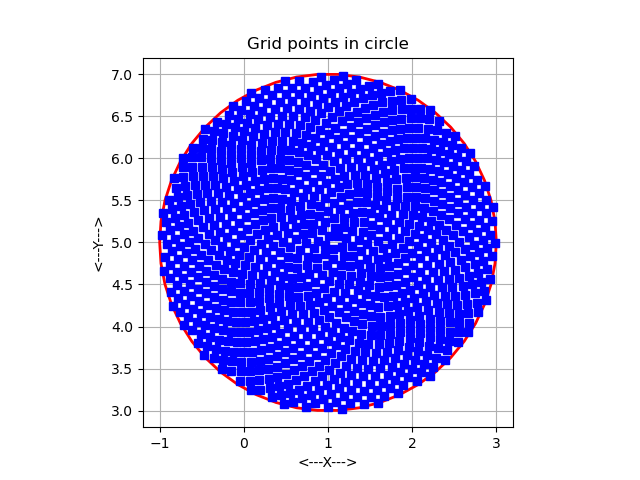

Source code (Python):
#! /usr/bin/env python3
#

import numpy as np
import matplotlib.pyplot as plt
import platform
import time
import sys
import os
import math
from mpl_toolkits.mplot3d import Axes3D
from sys import exit

sys.path.append(os.path.join("../"))
from base import plot2d, plotocc
from timestamp.timestamp import timestamp

from i4lib.i4vec_print import i4vec_print
from i4lib.i4mat_print import i4mat_print
from r8lib.r8vec_print import r8vec_print
from r8lib.r8mat_print import r8mat_print, r8mat_print_some
from r8lib.r8mat_write import r8mat_write
from r8lib.r8mat_transpose_write import r8mat_transpose_write
from r8lib.r82vec_print_part import r82vec_print_part

from grid.disk_grid_regular_count import disk_grid_regular_count
from grid.disk_grid_display import disk_grid_display

obj = plot2d()


def disk_grid_fibonacci(n, r, c):

    # *****************************************************************************80
    #
    # % DISK_GRID_FIBONACCI computes Fibonacci grid points inside a disk.
    #
    #  Licensing:
    #
    #    This code is distributed under the GNU LGPL license.
    #
    #  Modified:
    #
    #    07 April 2015
    #
    #  Author:
    #
    #    John Burkardt
    #
    #  Reference:
    #
    #    Richard Swinbank, James Purser,
    #    Fibonacci grids: A novel approach to global modelling,
    #    Quarterly Journal of the Royal Meteorological Society,
    #    Volume 132, Number 619, July 2006 Part B, pages 1769-1793.
    #
    #  Parameters:
    #
    #    Input, integer N, the number of points desired.
    #
    #    Input, real R, the radius of the disk.
    #
    #    Input, real C(2), the coordinates of the center of the disk.
    #
    #    Output, real CG(2,N), the grid points.
    #

    r0 = r / np.sqrt(float(n) - 0.5)
    phi = (1.0 + np.sqrt(5.0)) / 2.0

    gr = np.zeros(n)
    gt = np.zeros(n)
    for i in range(0, n):
        gr[i] = r0 * np.sqrt(i + 0.5)
        gt[i] = 2.0 * np.pi * float(i + 1) / phi

    cg = np.zeros((2, n))

    for i in range(0, n):
        cg[0, i] = c[0] + gr[i] * np.cos(gt[i])
        cg[1, i] = c[1] + gr[i] * np.sin(gt[i])

    return cg


def disk_grid_fibonacci_test():

    # *****************************************************************************80
    #
    # % DISK_GRID_FIBONACCI_TEST tests DISK_GRID_FIBONACCI.
    #
    #  Licensing:
    #
    #    This code is distributed under the GNU LGPL license.
    #
    #  Modified:
    #
    #    07 April 2015
    #
    #  Author:
    #
    #    John Burkardt
    #

    print('')
    print('DISK_GRID_FIBONACCI_TEST:')
    print('  Python version: %s' % (platform.python_version()))
    print('  DISK_GRID_FIBONACCI can define a grid of N points')

    n = 1000
    r = 2.0
    c = np.array([1.0, 5.0])

    print('')
    print('  We use N = %d' % (n))
    print('  Radius R = %g' % (r))
    print('  Center C = (%g,%g)' % (c[0], c[1]))

    ng = n
    cg = disk_grid_fibonacci(n, r, c)

    r82vec_print_part(n, cg, 20, '  Part of the grid point array:')

    #
    #  Write grid points to a file.
    #
    filename = 'disk_grid_fibonacci.xy'
    r8mat_transpose_write(filename, 2, ng, cg)

    print('')
    print('  Data written to the file "%s".' % (filename))
    #
    #  Plot the grid, and save the plot in a file.
    #
    filename = 'disk_grid_fibonacci.png'
    disk_grid_display(n, r, c, ng, cg, filename)

    print('')
    print('DISK_GRID_FIBONACCI_TEST:')
    print('  Normal end of execution.')


if (__name__ == '__main__'):
    timestamp()
    disk_grid_fibonacci_test()
    timestamp()
